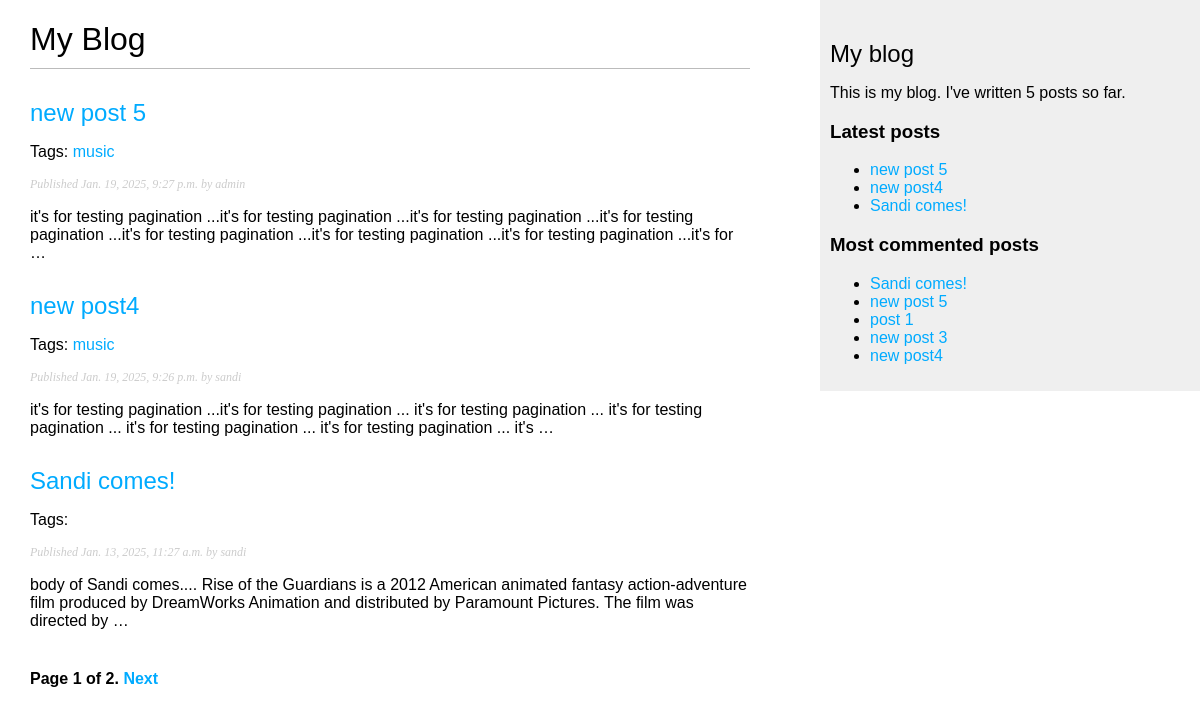
Page /blog/ on the earlier database version.
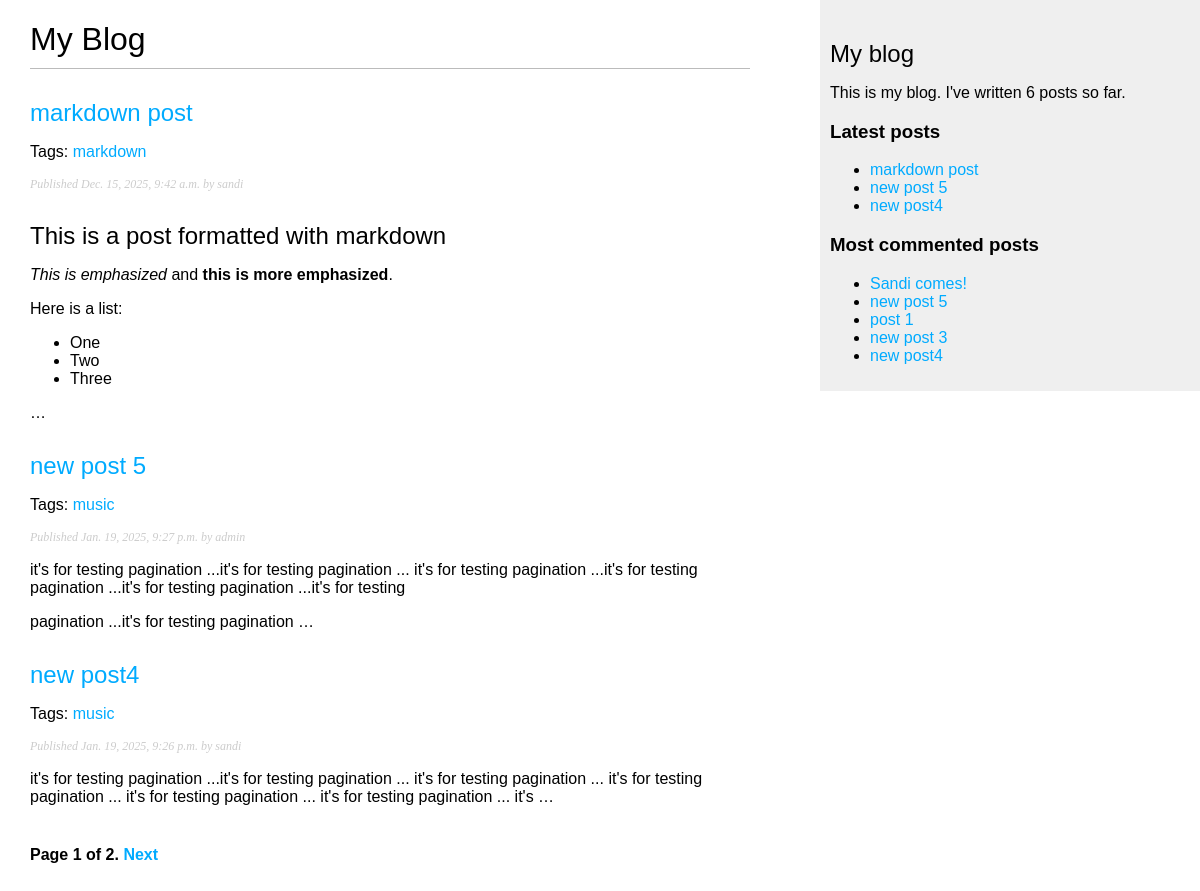
Same page on the later database version.
### blog/models.py (models this page shows, shortened)
class Post(models.Model):
    class Status(models.TextChoices):
        DRAFT = 'DF', 'Draft'
        PUBLISHED = 'PB', 'Published'
    title= models.CharField(max_length=250)
    slug= models.SlugField(max_length=250, unique_for_date='publish')
    body= models.TextField()
    publish = models.DateTimeField(default=timezone.now)
    created = models.DateTimeField(auto_now_add=True)
    updated = models.DateTimeField(auto_now=True)
    status = models.CharField(
        max_length=2,
        choices=Status,
        default=Status.DRAFT
    )
    author = models.ForeignKey(settings.AUTH_USER_MODEL, on_delete=models.CASCADE, related_name='blog_posts')
    objects = models.Manager()
    published = publishedManager()
    tags = TaggableManager()
    class Meta:
        ordering = ['-publish']
        indexes = [
            models.Index(fields=['-publish']),
        ]
    def get_absolute_url(self):
        return reverse('blog:post_detail', args=[self.publish.year, self.publish.month, self.publish.day, self.slug])

### blog/views.py (the view)
# urls.py: path('', views.PostListView.as_view(), name='post_list'),
class PostListView(generic.ListView):
    paginate_by = 3
    context_object_name ='posts'
    template_name = 'blog/post/list.html'
    def get_queryset(self):
        queryset = Post.published.all()
        tag_slug = self.kwargs.get('tag_slug')
        if tag_slug:
            tag = get_object_or_404(Tag, slug=tag_slug)
            queryset = Post.published.filter(tags__in=[tag])
        return queryset
    def get_context_data(self, **kwargs):
        context = super().get_context_data(**kwargs)
        tag_slug = self.kwargs.get('tag_slug')
        if tag_slug:
            context['tag'] = get_object_or_404(Tag, slug=tag_slug)
        else:
            context['tag'] = None
        return context

### blog/models.py (called while the page is built)
    def get_queryset(self):
        return super().get_queryset().filter(status = Post.Status.PUBLISHED)

### blog/templatetags/blog_tags.py (called while the page is built)
@register.simple_tag
def total_posts():
    return Post.published.count()

@register.inclusion_tag('blog/post/latest_posts.html')
def show_latest_posts(count=5):
    latest_posts = Post.published.order_by('-publish')[:count]
    return {'latest_posts': latest_posts}

@register.simple_tag
def get_most_commented_posts(count=5):
    return Post.published.annotate(
        total_comments=Count('comments')
        ).order_by('-total_comments')[:count]

@register.filter(name='markdown')
def markdown_format(text):
    return mark_safe(markdown.markdown(text))

### blog/templates/blog/post/list.html (shortened to what this page needs)
{% extends "blog/base.html" %}
{% load blog_tags %}
{% block content %}
    <h1>My Blog</h1>
    {% for post in posts %}
        <h2>
            <a href="{{ post.get_absolute_url }}">
                {{ post.title }}
            </a>
        </h2>
        <p class="tags">Tags:
            {% for tag in post.tags.all %}
            <a href="{% url 'blog:post_list_by_tag' tag.slug %}">
                {{ tag.name }}
            </a>{% if not forloop.last %}, {% endif %}
            {% endfor %}
        </p>
        <p class="date">
            Published {{ post.publish }} by {{ post.author }}
        </p>
        {{ post.body|markdown|truncatewords_html:30 }}
    {% endfor %}
    {% include "pagination.html" with page=page_obj %}
{% endblock %}

### blog/templates/blog/base.html (shortened to what this page needs)
{% load blog_tags %}
{% load static %}
<!DOCTYPE html>
<html>
<head>
    <link href="{% static "css/blog.css" %}" rel="stylesheet">
</head>
<body>
    <div id="content">
        {% block content %}
        {% endblock %}
    </div>
    <div id="sidebar">
        <h2>My blog</h2>
        <p>
            This is my blog.
            I've written {% total_posts %} posts so far.
        </p>
        <h3>Latest posts</h3>
        {% show_latest_posts 3 %}
        <h3>Most commented posts</h3>
        {% get_most_commented_posts as most_commented_posts %}
        <ul>
            {% for post in most_commented_posts %}
            <li>
                <a href="{{ post.get_absolute_url }}">{{ post.title }}</a>
            </li>
            {% endfor %}
        </ul>
    </div>
</body>
</html>

### blog/templates/pagination.html (shortened to what this page needs)
<div class="pagination">
    <span class="step-links">
        <span class="current">
            Page {{ page.number }} of {{ page.paginator.num_pages }}.
        </span>
        {% if page.has_next %}
            <a href="?page={{ page.next_page_number }}">Next</a>
        {% endif %}
    </span>
</div>

### blog/templates/blog/post/latest_posts.html
<ul>
    {% for post in latest_posts %}
    <li>
        <a href="{{ post.get_absolute_url }}">{{ post.title }}</a>
    </li>
    {% endfor %}
</ul>

### blog/static/css/blog.css (style rules this page uses)
body { margin:0; padding:0; font-family:helvetica, sans-serif; }
a { color:#00abff; text-decoration:none; }
h1 { font-weight:normal; border-bottom:1px solid #bbb; padding:0 0 10px 0; }
h2 { font-weight:normal; margin:30px 0 0; }
#content { float:left; width:60%; padding:0 0 0 30px; }
#sidebar { float:right; width:30%; padding:10px; background:#efefef; height:100%; }
p.date { color:#ccc; font-family: georgia, serif; font-size: 12px; font-style: italic; }
.pagination { margin:40px 0; font-weight:bold; }

Differences in the rows shown:
no longer on one of the page's lists (row unchanged): Post: title "Sandi comes!", publish "Jan. 13, 2025, 11:27 a.m.", author "sandi", body "body of Sandi comes.... Rise of the Guardians is a 2012 American animated fantasy action-adventure film produced by DreamWorks Animation and distributed by Paramount Pictures. The film was directed by …"
added Post: title "markdown post", publish "Dec. 15, 2025, 9:42 a.m.", author "sandi", body "This is a post formatted with markdown This is emphasized and this is more emphasized . Here is a list: One Two Three …"
added Tag: name "markdown", shown under "markdown post"
changed Post "new post 5": body "…...it's for testing pagination ...it's for testing pagination ...it's for testing pagination ...it's for testing pagination ...it's for testing pagination ...it's for testing pagination ...it's for …" → "…...it's for testing pagination ... it's for testing pagination ...it's for testing pagination ...it's for testing pagination ...it's for testing pagination ...it's for testing pagination …"
Other differences:
text no longer shown: "5"
text now shown: "6"
